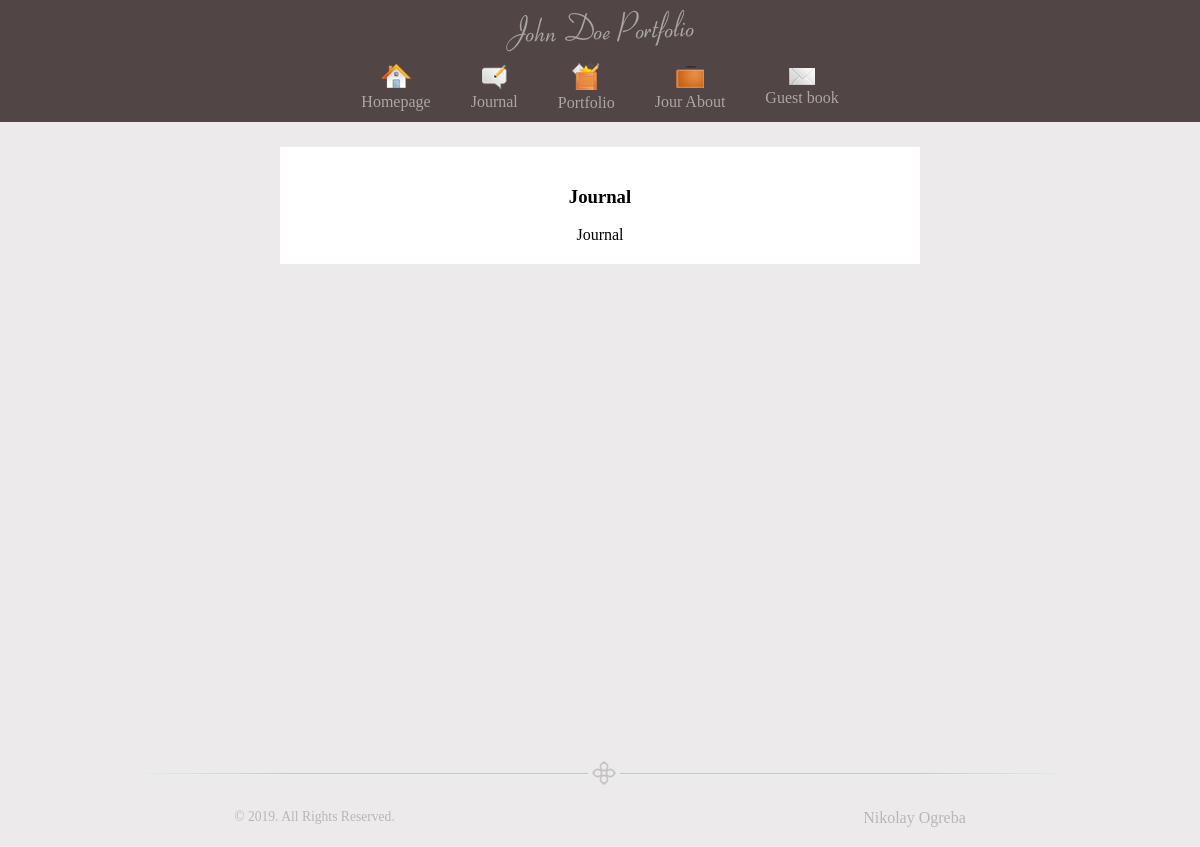
The page /?view=page&page_id=2 on the database its author committed.
### tables this page shows
CREATE TABLE IF NOT EXISTS `pages` (
  `id` tinyint(3) unsigned NOT NULL,
  `metaKey` varchar(255) NOT NULL,
  `metaDes` varchar(255) NOT NULL,
  `iconImg` varchar(255) NOT NULL DEFAULT 'notImg.png',
  `imgPage` varchar(255) NOT NULL DEFAULT 'no img',
  `titleSite` varchar(255) NOT NULL,
  `textSite` text NOT NULL,
  `namePage` varchar(255) NOT NULL DEFAULT 'no name'
);

### controller/controller.php (called while the page is built, shortened)
<?php
    $pages = get_full_pages();
    $view = empty($_GET['view']) ? 'guest_book' : $_GET['view'];
    switch($view) {
    	case('page'):
    		$get_page_id = abs( (int) $_GET['page_id'] );
    		$page = get_page($get_page_id);
    	break;
    }
    require(TEMPLATE . 'index.php');

### index.php (called while the page is built, shortened)
<?php
	require(CONTROLLER);
?>

### model/model.php (called while the page is built, shortened)
<?php
	function get_full_pages()
	{
		$query = "SELECT `id`, `iconImg`, `titleSite`, `namePage` FROM `pages`";
		$res_select_pages = mysqli_query($GLOBALS['db'], $query) or die(mysqli_error($GLOBALS['db']));
		$get_array_pages = [];
		while($row = mysqli_fetch_assoc($res_select_pages)) {
			$get_array_pages[] = $row;
		}
		return $get_array_pages;
	}
	function get_page($get_page_id)
	{
		$query = "SELECT `metaKey`, `metaDes`, `iconImg`, `imgPage`, `titleSite`, `textSite` FROM `pages` WHERE `id` = $get_page_id";
		$res_select_page = mysqli_query($GLOBALS['db'], $query) or die(mysqli_error($GLOBALS['db']));
		$get_page = [];
		while($row = mysqli_fetch_assoc($res_select_page)) {
			$get_page = $row;
		}
		return $get_page;
	}

### views/viewGuestBook/page.php (the view, shortened to what this page needs)
<?php if(!empty($page)): ?>
	<h3><?=$page['titleSite']?></h3>
	<?=$page['textSite']?>
<?php else: ?>
	<h3>Такой страницы нет на нашем сайте..</h3>
<?php endif; ?>

### views/viewGuestBook/blocks/header.php (shortened to what this page needs)
<!DOCTYPE HTML>
<html xmlns="http://www.w3.org/1999/xhtml">
<head>
    <link rel="stylesheet" href="<?=TEMPLATE?>styles/main.css" type="text/css" />
</head>
<body>
    <div id="container">
        <div id='header'>
            <img src="<?=TEMPLATE?>images/logo.png" alt = "Логотип сайта" />
            <nav>
                <?php foreach ($pages as $value): ?>
                    <?php if(isset($value['namePage']) && $value['namePage'] === 'no name'): ?>
                        <a href="?view=page&amp;page_id=<?=$value['id']?>">
                        <img src="<?=TEMPLATE?>images/<?=$value['iconImg']?>" alt="<?=$value['titleSite']?>" />
                            <br />
                        <span><?=$value['titleSite']?></span>
                    </a>
                    <?php else: ?>
                        <a href="?view=<?=$value['namePage']?>&amp;page_id=<?=$value['id']?>">
                        <img src="<?=TEMPLATE?>images/<?=$value['iconImg']?>" alt="<?=$value['titleSite']?>" />
                            <br />
                        <span><?=$value['titleSite']?></span>
                    </a>
                    <?php endif; ?>
                <?php endforeach; ?>
            </nav>
        </div>

### views/viewGuestBook/styles/main.css (style rules this page uses)
html { height: 100%; }
body { background-color: #ECEAEA; font-family: Tahoma; font-size: 12pt; margin: 0; padding: 0 0 1px 0; display: block; min-height: 100%; width: 100%; overflow-y: hidden; position: relative; overflow: auto; }
a img { border: none; }
nav { display: flex; align-items: center; justify-content: center; }
#container { text-align: center; margin: 0 auto; }
#container nav { padding: 0 0 10px; }
#container nav a { color: #ACA6A6; text-decoration: none; padding: 0 20px; }
#header { background-color: #514545; }

### rows shown on the page
pages: iconImg (picture), titleSite "Homepage"
pages: iconImg (picture), titleSite "Journal", textSite "Journal"
pages: iconImg (picture), titleSite "Portfolio"
pages: iconImg (picture), titleSite "Jour About"
pages: iconImg (picture), titleSite "Guest book"
